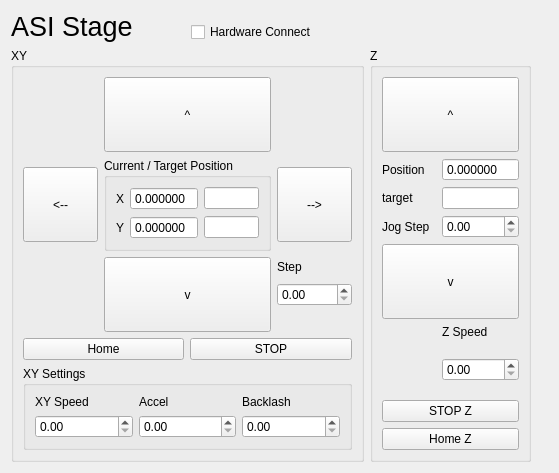
<?xml version="1.0" encoding="UTF-8"?>
<ui version="4.0">
 <class>Form</class>
 <widget class="QWidget" name="Form">
  <property name="geometry">
   <rect>
    <x>0</x>
    <y>0</y>
    <width>559</width>
    <height>444</height>
   </rect>
  </property>
  <property name="windowTitle">
   <string>Form</string>
  </property>
  <layout class="QGridLayout" name="gridLayout">
   <item row="2" column="0" colspan="2">
    <widget class="QGroupBox" name="xy_groupBox">
     <property name="title">
      <string>XY</string>
     </property>
     <layout class="QGridLayout" name="gridLayout_8">
      <item row="3" column="1" rowspan="3" colspan="2">
       <widget class="QPushButton" name="y_down_pushButton">
        <property name="minimumSize">
         <size>
          <width>75</width>
          <height>75</height>
         </size>
        </property>
        <property name="text">
         <string>v</string>
        </property>
       </widget>
      </item>
      <item row="3" column="3">
       <widget class="QLabel" name="label_2">
        <property name="text">
         <string>Step</string>
        </property>
       </widget>
      </item>
      <item row="5" column="3">
       <widget class="QLabel" name="label_3">
        <property name="text">
         <string/>
        </property>
       </widget>
      </item>
      <item row="4" column="3">
       <widget class="QDoubleSpinBox" name="xy_step_doubleSpinBox"/>
      </item>
      <item row="0" column="1" colspan="2">
       <widget class="QPushButton" name="y_up_pushButton">
        <property name="minimumSize">
         <size>
          <width>75</width>
          <height>75</height>
         </size>
        </property>
        <property name="text">
         <string>^</string>
        </property>
       </widget>
      </item>
      <item row="1" column="0" rowspan="2">
       <widget class="QPushButton" name="x_down_pushButton">
        <property name="minimumSize">
         <size>
          <width>75</width>
          <height>75</height>
         </size>
        </property>
        <property name="text">
         <string>&lt;--</string>
        </property>
       </widget>
      </item>
      <item row="1" column="3" rowspan="2">
       <widget class="QPushButton" name="x_up_pushButton">
        <property name="sizePolicy">
         <sizepolicy hsizetype="Maximum" vsizetype="Maximum">
          <horstretch>0</horstretch>
          <verstretch>0</verstretch>
         </sizepolicy>
        </property>
        <property name="minimumSize">
         <size>
          <width>75</width>
          <height>75</height>
         </size>
        </property>
        <property name="text">
         <string>--&gt;</string>
        </property>
       </widget>
      </item>
      <item row="8" column="0" colspan="4">
       <widget class="QGroupBox" name="groupBox">
        <property name="title">
         <string>XY Settings</string>
        </property>
        <layout class="QGridLayout" name="gridLayout_2">
         <item row="0" column="0">
          <widget class="QLabel" name="label_4">
           <property name="text">
            <string>XY Speed</string>
           </property>
          </widget>
         </item>
         <item row="0" column="1">
          <widget class="QLabel" name="label_5">
           <property name="text">
            <string>Accel</string>
           </property>
          </widget>
         </item>
         <item row="0" column="2">
          <widget class="QLabel" name="label_6">
           <property name="text">
            <string>Backlash</string>
           </property>
          </widget>
         </item>
         <item row="1" column="0">
          <widget class="QDoubleSpinBox" name="speed_xy_doubleSpinBox"/>
         </item>
         <item row="1" column="1">
          <widget class="QDoubleSpinBox" name="acc_xy_doubleSpinBox"/>
         </item>
         <item row="1" column="2">
          <widget class="QDoubleSpinBox" name="backlash_xy_doubleSpinBox"/>
         </item>
        </layout>
       </widget>
      </item>
      <item row="1" column="1" rowspan="2" colspan="2">
       <widget class="QGroupBox" name="groupBox_3">
        <property name="sizePolicy">
         <sizepolicy hsizetype="Preferred" vsizetype="Preferred">
          <horstretch>0</horstretch>
          <verstretch>0</verstretch>
         </sizepolicy>
        </property>
        <property name="title">
         <string>Current / Target Position</string>
        </property>
        <layout class="QGridLayout" name="gridLayout_10">
         <item row="0" column="0">
          <widget class="QLabel" name="label_20">
           <property name="text">
            <string>X</string>
           </property>
          </widget>
         </item>
         <item row="1" column="1">
          <widget class="QDoubleSpinBox" name="y_pos_doubleSpinBox">
           <property name="readOnly">
            <bool>true</bool>
           </property>
           <property name="buttonSymbols">
            <enum>QAbstractSpinBox::NoButtons</enum>
           </property>
           <property name="decimals">
            <number>6</number>
           </property>
          </widget>
         </item>
         <item row="1" column="0">
          <widget class="QLabel" name="label_18">
           <property name="text">
            <string>Y</string>
           </property>
          </widget>
         </item>
         <item row="0" column="1">
          <widget class="QDoubleSpinBox" name="x_pos_doubleSpinBox">
           <property name="readOnly">
            <bool>true</bool>
           </property>
           <property name="buttonSymbols">
            <enum>QAbstractSpinBox::NoButtons</enum>
           </property>
           <property name="decimals">
            <number>6</number>
           </property>
          </widget>
         </item>
         <item row="0" column="2">
          <widget class="QLineEdit" name="x_target_lineEdit">
           <property name="inputMethodHints">
            <set>Qt::ImhFormattedNumbersOnly</set>
           </property>
          </widget>
         </item>
         <item row="1" column="2">
          <widget class="QLineEdit" name="y_target_lineEdit">
           <property name="inputMethodHints">
            <set>Qt::ImhFormattedNumbersOnly</set>
           </property>
          </widget>
         </item>
        </layout>
       </widget>
      </item>
      <item row="6" column="2" colspan="2">
       <widget class="QPushButton" name="xy_stop_pushButton">
        <property name="text">
         <string>STOP</string>
        </property>
       </widget>
      </item>
      <item row="6" column="0" colspan="2">
       <widget class="QPushButton" name="home_xy_pushButton">
        <property name="text">
         <string>Home</string>
        </property>
       </widget>
      </item>
     </layout>
    </widget>
   </item>
   <item row="2" column="2">
    <widget class="QGroupBox" name="z_groupBox">
     <property name="title">
      <string>Z</string>
     </property>
     <layout class="QGridLayout" name="gridLayout_2">
      <item row="3" column="2">
       <widget class="QDoubleSpinBox" name="z_step_doubleSpinBox"/>
      </item>
      <item row="1" column="2">
       <widget class="QDoubleSpinBox" name="z_pos_doubleSpinBox">
        <property name="readOnly">
         <bool>true</bool>
        </property>
        <property name="buttonSymbols">
         <enum>QAbstractSpinBox::NoButtons</enum>
        </property>
        <property name="decimals">
         <number>6</number>
        </property>
       </widget>
      </item>
      <item row="3" column="0">
       <widget class="QLabel" name="label_2">
        <property name="text">
         <string>Jog Step</string>
        </property>
       </widget>
      </item>
      <item row="2" column="0">
       <widget class="QLabel" name="label_7">
        <property name="text">
         <string>target</string>
        </property>
       </widget>
      </item>
      <item row="6" column="0">
       <spacer name="verticalSpacer_3">
        <property name="orientation">
         <enum>Qt::Vertical</enum>
        </property>
        <property name="sizeHint" stdset="0">
         <size>
          <width>20</width>
          <height>40</height>
         </size>
        </property>
       </spacer>
      </item>
      <item row="2" column="2">
       <widget class="QLineEdit" name="z_target_lineEdit">
        <property name="inputMethodHints">
         <set>Qt::ImhFormattedNumbersOnly</set>
        </property>
       </widget>
      </item>
      <item row="0" column="0" colspan="3">
       <widget class="QPushButton" name="z_up_pushButton">
        <property name="minimumSize">
         <size>
          <width>75</width>
          <height>75</height>
         </size>
        </property>
        <property name="text">
         <string>^</string>
        </property>
       </widget>
      </item>
      <item row="8" column="0" colspan="3">
       <layout class="QVBoxLayout" name="verticalLayout">
        <item>
         <widget class="QPushButton" name="z_stop_pushButton">
          <property name="text">
           <string>STOP Z</string>
          </property>
         </widget>
        </item>
        <item>
         <widget class="QPushButton" name="home_z_pushButton">
          <property name="text">
           <string>Home Z</string>
          </property>
         </widget>
        </item>
       </layout>
      </item>
      <item row="1" column="0">
       <widget class="QLabel" name="label_3">
        <property name="text">
         <string>Position</string>
        </property>
       </widget>
      </item>
      <item row="4" column="0" colspan="3">
       <widget class="QPushButton" name="z_down_pushButton">
        <property name="minimumSize">
         <size>
          <width>75</width>
          <height>75</height>
         </size>
        </property>
        <property name="text">
         <string>v</string>
        </property>
       </widget>
      </item>
      <item row="6" column="2">
       <widget class="QDoubleSpinBox" name="doubleSpinBox"/>
      </item>
      <item row="5" column="2">
       <widget class="QLabel" name="label_8">
        <property name="text">
         <string>Z Speed</string>
        </property>
       </widget>
      </item>
     </layout>
    </widget>
   </item>
   <item row="1" column="1">
    <widget class="QCheckBox" name="asi_stage_connect_checkBox">
     <property name="text">
      <string>Hardware Connect</string>
     </property>
    </widget>
   </item>
   <item row="3" column="0">
    <spacer name="verticalSpacer">
     <property name="orientation">
      <enum>Qt::Vertical</enum>
     </property>
     <property name="sizeHint" stdset="0">
      <size>
       <width>20</width>
       <height>54</height>
      </size>
     </property>
    </spacer>
   </item>
   <item row="0" column="0" rowspan="2">
    <widget class="QLabel" name="label">
     <property name="font">
      <font>
       <pointsize>20</pointsize>
      </font>
     </property>
     <property name="text">
      <string>ASI Stage</string>
     </property>
    </widget>
   </item>
   <item row="2" column="4">
    <spacer name="horizontalSpacer">
     <property name="orientation">
      <enum>Qt::Horizontal</enum>
     </property>
     <property name="sizeHint" stdset="0">
      <size>
       <width>40</width>
       <height>20</height>
      </size>
     </property>
    </spacer>
   </item>
   <item row="2" column="3">
    <spacer name="horizontalSpacer_2">
     <property name="orientation">
      <enum>Qt::Horizontal</enum>
     </property>
     <property name="sizeHint" stdset="0">
      <size>
       <width>40</width>
       <height>20</height>
      </size>
     </property>
    </spacer>
   </item>
   <item row="3" column="1">
    <spacer name="verticalSpacer_2">
     <property name="orientation">
      <enum>Qt::Vertical</enum>
     </property>
     <property name="sizeHint" stdset="0">
      <size>
       <width>20</width>
       <height>40</height>
      </size>
     </property>
    </spacer>
   </item>
  </layout>
 </widget>
 <resources/>
 <connections/>
</ui>
